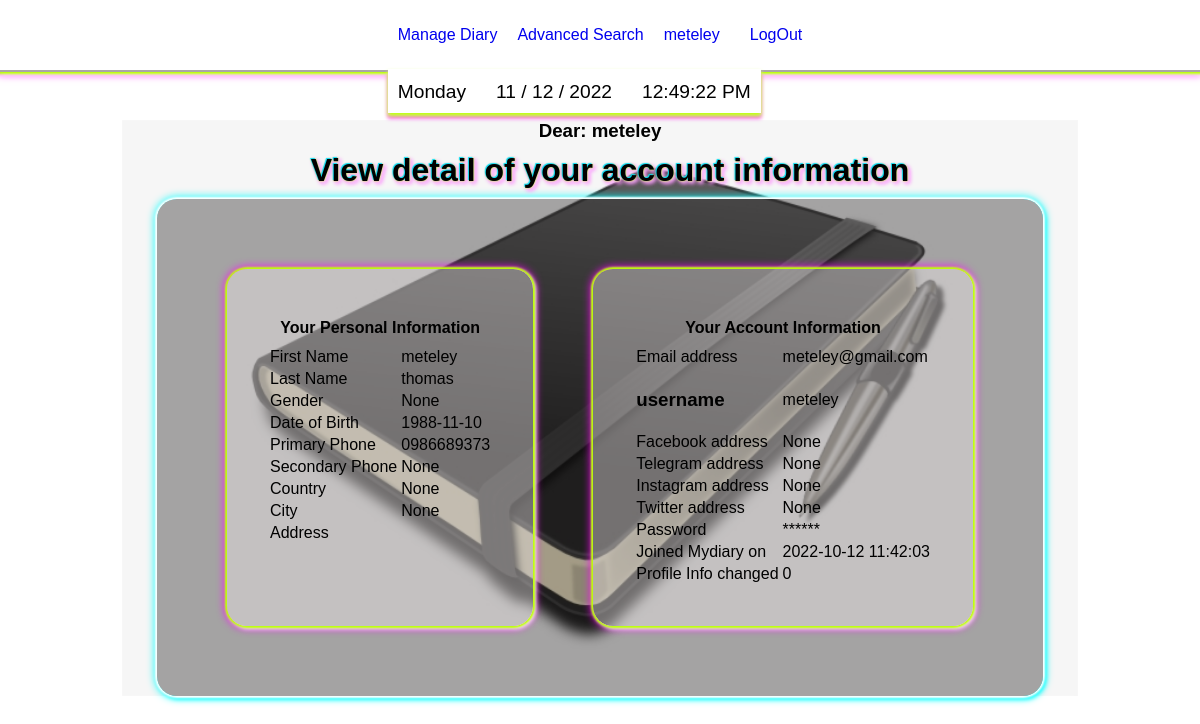
Screenshot of /viewprofile (signed in) with the database file from the repository.
### tables this page shows
CREATE TABLE users (id INTEGER PRIMARY KEY AUTOINCREMENT NOT NULL, username TEXT NOT NULL, hash TEXT NOT NULL, fname type text, lname type text, useremail text, dateregistered type text, dateofbirth type text, primaryphone type text, country type text, secondaryphone type text, city type text, gender type text, facebookaddress type text, telegramaddress type text, instagramaddress type text, twitteraddress type text, useraddress type text, numberofprofilechanges type integer default 0, emailconfirmed type text default 'False');

### app.py (the view)
@app.route("/viewprofile")
@login_required
def profilmanagement():
    profile = db.execute("SELECT * FROM users WHERE id= ?", session["user_id"])
    profile_password = profile[0]["hash"]
    return render_template("profile.html",profile=profile,profile_password= profile_password, current_user_name= global_user_name(), view_profile= 1)

### app.py (called while the page is built)
def global_user_name():
    current_user_name= db.execute("SELECT username FROM users WHERE id = ?", session["user_id"])
    return (current_user_name)

@app.after_request
def after_request(response):
    response.headers["Cache-Control"] = "no-cache, no-store, must-revalidate"
    response.headers["Expires"] = 0
    response.headers["Pragma"] = "no-cache"
    return response

### helpers.py (called while the page is built)
def login_required(f):
    @wraps(f)
    def decorated_function(*args, **kwargs):
        if session.get("user_id") is None:
            return redirect("/login")
        return f(*args, **kwargs)
    return decorated_function

### templates/profile.html (shortened to what this page needs)
{% extends "layout.html" %}
{% block main %}
<div>
    <div class="center-text">
        <h3 class="center-text center-center-body">Dear:
            {% if current_user_name %}
                {{current_user_name[0]['username']}}
            {% endif %}
        </h3>
        {% if view_profile %}
            <div class="center-center-body magenta-text-shadow margin-m ">
                <h1 class = "center-text"> View detail of your account information </h1>
            </div>
            <div class="float-bg-dark cyan-box-shadow padding-b flex">
                <div class="float-bg-light magenta-box-shadow padding-b margin-b">
                    <table class="border-none">
                        <thead>
                            <div class=" flex center-elements">
                                <tr>
                                    <th colspan = 2 class="center-text padding-s">  Your Personal Information </th>
                                </tr>
                            </div>
                        </thead>
                        <tbody>
                                <tr>
                                    <td> First Name</td>
                                    <td>  {% if profile %}
                                            {{ profile[0]["fname"] }}
                                        {% else %}
                                            {{ " ------" }}
                                        {% endif %}
                                    </td>
                                </tr>
                                <tr>
                                    <td> Last Name</td>
                                    <td>
                                        {% if profile %}
                                            {{ profile[0]["lname"] }}
                                        {% else %}
                                            {{ " ------" }}
                                        {% endif %}
                                    </td>
                                </tr>
                                <tr>
                                    <td> Gender</td>
                                    <td>
                                        {% if profile %}
                                            {{ profile[0]["gender"] }}
                                        {% else %}
                                            {{ " ------" }}
                                        {% endif %}
                                    </td>
                                </tr>
                                <tr>
                                    <td> Date of Birth</td>
                                    <td>
                                        {% if profile %}
                                            {{ profile[0]["dateofbirth"] }}
                                        {% else %}
                                            {{ " ------" }}
                                        {% endif %}
                                    </td>
                                </tr>
                                <tr>
                                    <td> Primary Phone</td>
                                    <td>
                                        {% if profile %}
                                            {{ profile[0]["primaryphone"] }}
                                        {% else %}
                                            {{ " ------" }}
                                        {% endif %}
                                    </td>
                                </tr>
                                <tr>
                                    <td> Secondary Phone</td>
                                    <td>
                                        {% if profile %}
                                            {{ profile[0]["secondaryphone"] }}
                                        {% else %}
                                            {{ " ------" }}
                                        {% endif %}
                                    </td>
                                </tr>
                                <tr>
                                    <td> Country</td>
                                    <td>
                                        {% if profile %}
                                            {{ profile[0]["country"] }}
                                        {% else %}
                                            {{ " ------" }}
                                        {% endif %}
                                    </td>
                                </tr>
                                <tr>
                                    <td> City </td>
                                    <td>
                                        {% if profile %}
                                            {{ profile[0]["city"] }}
                                        {% else %}
                                            {{ " ------" }}
                                        {% endif %}
                                    </td>
                                </tr>
                                <tr>
                                    <td> Address </td>
                                    <td>
                                    </td>
                                </tr>
                        </tbody>
                    </table>
                </div>
                <div class="float-bg-light magenta-box-shadow padding-b  margin-b">
                    <table>
                        <thead>
                            <div class=" flex center-elements">
                                <tr>
                                    <th colspan = 2 class="center-text padding-s">  Your Account Information </th>
                                </tr>
                            </div>
                        </thead>
                        <tbody>
                            <tr>
                                <td> Email address </td>
                                <td>
                                    {% if profile %}
                                        {{ profile[0]["useremail"] }}
                                    {% else %}
                                        {{ "------" }}
                                    {% endif %}
                                </td>
                            </tr>
                            <tr>
                                <td> <h3>username</h3> </td>
                                <td>
                                    {% if profile %}
                                        {{ profile[0]["username"] }}
                                    {% else %}
                                        {{ "------" }}
                                    {% endif %}
                                </td>
                            </tr>
                            <tr>
                                <td> Facebook address </td>
                                <td>
                                    {% if profile %}
                                        {{ profile[0]["facebookaddress"] }}
                                    {% else %}
                                        {{ "------" }}
                                    {% endif %}
                                </td>
                            </tr>
                            <tr>
                                <td> Telegram address </td>
                                <td>
                                    {% if profile %}
                                        {{ profile[0]["telegramaddress"] }}
                                    {% else %}
                                        {{ "------" }}
                                    {% endif %}
                                </td>
                            </tr>
                            <tr>
                                <td> Instagram address </td>
                                <td>
                                    {% if profile %}
                                        {{ profile[0]["instagramaddress"] }}
                                    {% else %}
                                        {{ "------" }}
                                    {% endif %}
                                </td>
                            </tr>
                            <tr>
                                <td> Twitter address </td>
                                <td>
                                    {% if profile %}
                                        {{ profile[0]["twitteraddress"] }}
                                    {% else %}
                                        {{ "------" }}
                                    {% endif %}
                                </td>
                            </tr>
                            <tr>
                                <td> Password</td>
                            <td>
                                {% if profile_password %}
                                    {{ "******" }}
                                {% endif %}
                            </td>
                            </tr>
                            <tr>
                                <td> Joined Mydiary on </td>
                                <td>
                                    {% if profile %}
                                        {{ profile[0]["dateregistered"] }}
                                    {% else %}
                                        {{ " ------" }}
                                    {% endif %}
                                </td>
                            </tr>
                            <tr>
                                <td> Profile Info changed </td>
                                <td>
                                    {% if profile %}
                                        {{ profile[0]["numberofprofilechanges"] }}
                                    {% else %}
                                        {{ " ------" }}
                                    {% endif %}
                                </td>
                            </tr>
                        </tbody>
                    </table>
                </div>
            </div>
        {% endif %}
    </div>
</div>
{% endblock %}

### templates/layout.html (shortened to what this page needs)
<!DOCTYPE html>
<html lang="en">
    <head>
        <link rel="stylesheet" type="text/css" href="../static/virtual-select.min.css">
        <link rel="stylesheet" href="static/style.css">
    </head>
    <body onload = "showedited(); loadCatagories()">
        <div class="container">
            <div class="header magenta-box-shadow">
              <div class = "">
                <ul class = "date-time nav flex-horizontal  white-background clock-box-shadow">
                  <li id="day" class = "nav-list"></li>
                  <li id="today" class = "nav-list"></li>
                  <li id="clock" class = "nav-list"></li>
                </ul>
              </div>
                {% if session["user_id"] %}
                <ul class="nav">
                    <li class="nav-down"> <a href= "/managediary">Manage Diary</a>
                    </li>
                </ul>
                <ul class="nav">
                    <li><a href="/search">Advanced Search </a></li>
                </ul>
                <ul class="nav">
                    <li class="nav-down">  <a href="/manageprofile"> {% if current_user_name %} {{current_user_name[0]["username"]}} {% endif %}</a>
                    </li>
                    <li >   <a href="/logout">LogOut</a> </li>
                </ul>
                    {% endif %}
            </div>
                        <div class = "image-diary">
                        <div class="center-body">
                                {% block main %}
                                {% endblock %}
                        </div>
                      </div>
                    </div>
                </body>
            </html>

### static/style.css (style rules this page uses)
*, *::before, *::after { font-family: Arial, Helvetica, sans-serif; box-sizing: border-box; }
body { margin: 0; padding: 0; }
.container { position: relative; margin-top: 120px; width: 100%; height: fit-content; font-family: cursive, arial; }
.header { position: fixed; width: 100%; background-color: white; top: 0px; display: flex; border-bottom: 2px solid rgb(170, 166, 166); justify-content: center; z-index: 11; }
.nav { position: relative; display: flex; gap: 10px; list-style: none; justify-content: center; padding-right: 10px; z-index: 1; }
.date-time { position: absolute; top: 50px; }
.center-body { background-image: url("diary-book.png"); background-size: contain; background-repeat:no-repeat; background-position: center center; display: flex; flex-direction: column; top: 0px; left: 0px; width: 100%; height: 100%; justify-content: flex-start; align-items: center; z-index: -1; margin: 0px 0px; }
.center-center-body { display: flex; flex-direction: column; top: 0px; left: 0px; width: 100%; height: 100%; justify-content: center; align-items: center; z-index: -1; }
.header ul, .max-content { width: max-content; padding: 0px; }
a { text-decoration: none; }
.nav-down { padding: 10px; }
ul li { padding: 10px 10px; }
li { border-color: 2px solid blue; }
.center-text { margin: 0 auto; }
.center-elements { display: flex; justify-content: center; align-items: center; }
.flex, .edit-flex { display: flex; flex-direction: column; flex: 1; }
.flex-horizontal { display: flex; flex-wrap: nowrap; justify-content: flex-start; align-items: flex-start; font-size: 1.2rem; }
.margin-m { margin: 10px; }
.margin-b { margin: 30px; }
.padding-s { padding: 8px; }
.padding-b { padding: 40px; }
.float-bg-light { background: rgba(243, 237, 237, 0.4); border-radius: 20px; }
.float-bg-dark { background: rgba(40, 38, 38, 0.4); border-radius: 20px; }
.white-background { background: white; }
.cyan-box-shadow { box-shadow: 0 0 2px 2px rgb(255, 255, 255), 2px 2px 4px 1px cyan, 0px 0px 8px 2px cyan; }
.magenta-box-shadow { box-shadow: 0 2px 2px 2px rgb(188, 255, 6), 2px 2px 4px 1px rgb(250, 252, 252), 0px 2px 8px 2px magenta; }
.clock-box-shadow { border-top: 2px solid white; box-shadow: 0px 3px 4px 0px rgb(188, 255, 6), 0px 3px 4px 0px rgb(250, 252, 252), 0px 5px 4px 0px magenta; }
.magenta-box-shadow { box-shadow: 0 0 2px 2px rgb(188, 255, 6), 2px 2px 4px 1px rgb(250, 252, 252), 0px 0px 8px 2px magenta; }
.magenta-text-shadow { text-shadow: -1px -1px 1px rgb(10, 219, 247), 0 0 2px rgb(188, 255, 6), 2px 2px 4px rgb(250, 252, 252), 2px 2px 4px magenta; }
table, tr, td, th { border: 0px dashed green; }
@media (min-width: 1000px) { .flex { flex-direction: row; } }

### rows the page displays
users: username "meteley", fname "meteley", lname "thomas", dateofbirth "1988-11-10", primaryphone "0986689373", useremail "meteley@gmail.com", dateregistered "2022-10-12 11:42:03", numberofprofilechanges "0"

### other values shown
{{ profile[0]["gender"] }} "None"
{{ profile[0]["secondaryphone"] }} "None"
{{ profile[0]["country"] }} "None"
{{ profile[0]["city"] }} "None"
{{ profile[0]["facebookaddress"] }} "None"
{{ profile[0]["telegramaddress"] }} "None"
{{ profile[0]["instagramaddress"] }} "None"
{{ profile[0]["twitteraddress"] }} "None"
{{ "******" }} "******"
